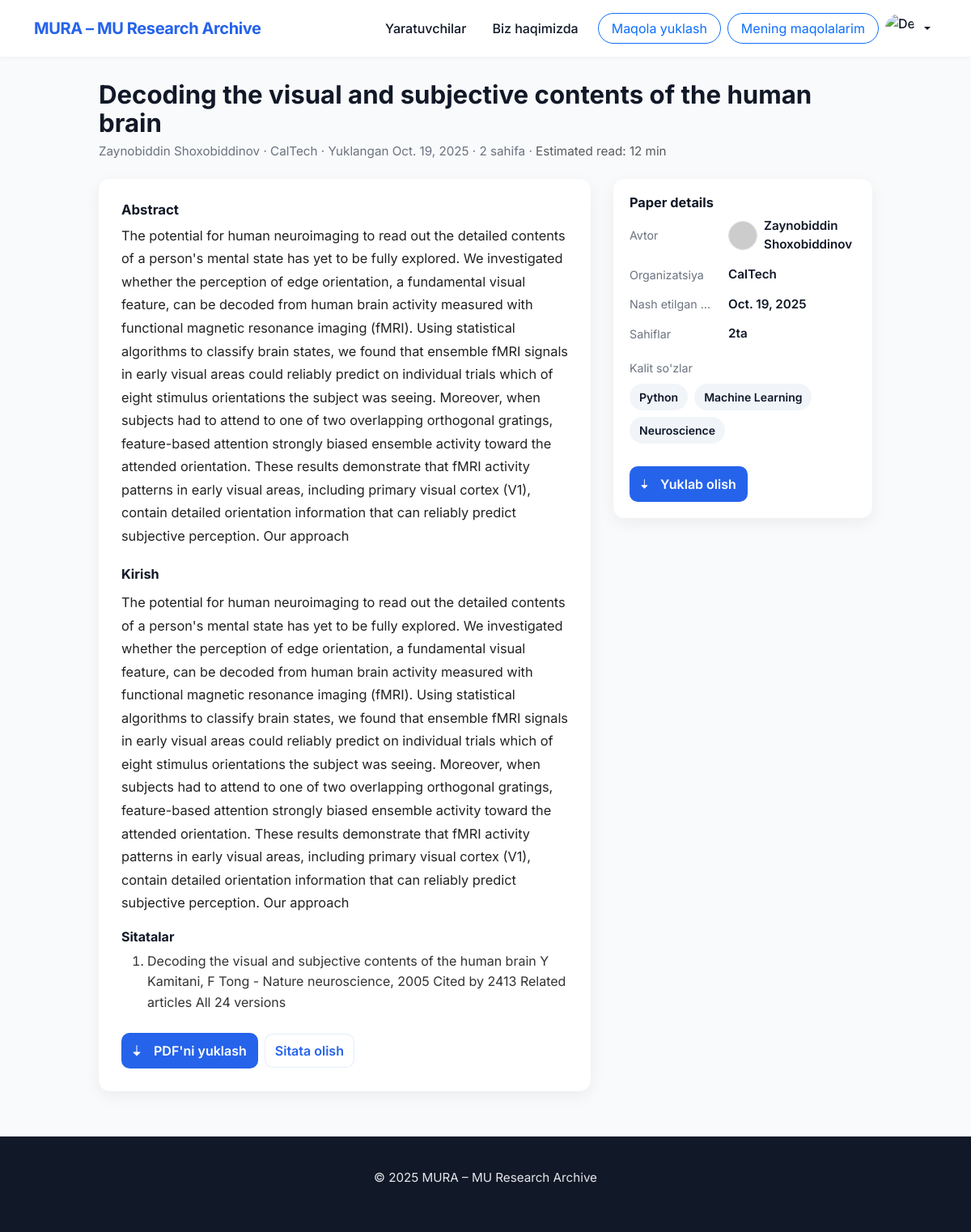
Page /detail-paper/3 (signed in) on the committed database.
### main/models.py (models this page shows, shortened)
class Paper(models.Model):
    owner = models.ForeignKey(CustomUser, on_delete=models.CASCADE)
    category = models.ForeignKey(Category, on_delete=models.SET_NULL, null = True)
    title = models.TextField()
    abstract = models.TextField()
    intro = models.TextField()
    citations = models.TextField()
    file = models.FileField(upload_to='pdfs/')
    status = models.IntegerField(choices=[(1, 'draft'),(2, 'on_process'), (3, 'declined'), (4, 'accepted')])
    published_at = models.DateField(auto_now=True)
    keywords = models.TextField()
    pages = models.IntegerField()
    organization = models.CharField(max_length=250)

class CustomUser(AbstractUser):
    avatar = models.ImageField(upload_to='media/avatars/', null=True, blank=True)

### main/views.py (the view)
# urls.py: path('detail-paper/<int:id>', views.detail_paper, name='detail_paper'),
def detail_paper(request, id):
    paper = models.Paper.objects.get(id = id)
    print(paper.file.url)
    keywords = paper.keywords.split(',')
    return render(request, 'detail.html', {'paper':paper, 'tags':keywords})

### templates/detail.html (shortened to what this page needs)
{% extends "base.html" %}
{%load static%}
{%block style%}
  <link href="https://cdn.jsdelivr.net/npm/bootstrap@5.3.3/dist/css/bootstrap.min.css" rel="stylesheet" />
{%endblock%}
{%block content%}
  <main class="container">
    <header class="paper-header">
      <h1 class="paper-title">{{paper.title}}</h1>
      <p class="paper-meta">{{paper.owner.first_name}} {{paper.owner.last_name}} · {{paper.organization}} · Yuklangan {{paper.published_at}} · {{paper.pages}} sahifa · <span class="text-muted">Estimated read: 12 min</span></p>
    </header>
    <section class="paper-body">
      <article class="content-card" role="article" aria-labelledby="paper-title">
        <div class="mb-3">
          <h3 class="mb-2" style="font-size:1.05rem; font-weight:700;">Abstract</h3>
          <p class="paper-content" style="margin-top:6px;">
            {{paper.abstract}}
          </p>
        </div>
        <div class="mt-4">
          <h3 style="font-size:1.02rem; font-weight:700; margin-bottom:10px;">Kirish</h3>
          <p class="paper-content">
           {{paper.intro}}
          </p>
          <h4 style="font-size:1rem; font-weight:700; margin-top:18px;">Sitatalar</h4>
          <ol style="line-height:1.6; margin-top:8px; color:#333">
            <li>{{paper.citations}}</li>
          </ol>
        </div>
        <div class="d-flex flex-wrap gap-2 align-items-center mt-4">
          <a class="download-btn" href="{{paper.file.url}}" download="{{ paper.title }}.pdf" aria-label="Download paper PDF">
            <svg xmlns="http://www.w3.org/2000/svg" width="16" height="16" fill="currentColor" style="flex-shrink:0" viewBox="0 0 16 16" aria-hidden="true">
              <path d="M.5 9.9a.5.5 0 0 1 .5-.5h3.5V1.5a.5.5 0 0 1 1 0v7.9h3.5a.5.5 0 0 1 .35.85l-4 4a.5.5 0 0 1-.7 0l-4-4A.5.5 0 0 1 .5 9.9z"/>
            </svg>
            PDF'ni yuklash
          </a>
          <button class="small-btn" data-bs-toggle="modal" data-bs-target="#citeModal">Sitata olish</button>
      </article>
      <aside class="meta-card" aria-labelledby="meta-heading">
  <h3 id="meta-heading" style="font-size:1.02rem; font-weight:700; margin-bottom:8px;">Paper details</h3>
  <div class="meta-grid" role="list">
    <div class="meta-label">Avtor</div>
    <div class="meta-value" style="display:flex; align-items:center; gap:8px;">
      {%if paper.owner.avatar%}
      <img src="{{ paper.owner.avatar.url }}"
           alt="{{ paper.owner.first_name }} {{ paper.owner.last_name }}"
           style="width:36px; height:36px; border-radius:50%; object-fit:cover; border:1px solid #ddd;">
      {%else%}
        <img id="avatarPreview" src='https://placehold.co/800x600?text={{ paper.owner.first_name|default:"?"|slice:":1"|upper }}{{ paper.owner.last_name|default:"?"|slice:":1"|upper }}'
               alt="{{ paper.owner.first_name }} {{ paper.owner.last_name }}"
           style="width:36px; height:36px; border-radius:50%; object-fit:cover; border:1px solid #ddd;">
      {%endif%}
      <span>{{ paper.owner.first_name }} {{ paper.owner.last_name }}</span>
    </div>
    <div class="meta-label">Organizatsiya</div>
    <div class="meta-value">{{ paper.organization }}</div>
    <div class="meta-label">Nash etilgan sana</div>
    <div class="meta-value">{{ paper.published_at }}</div>
    <div class="meta-label">Sahiflar</div>
    <div class="meta-value">{{ paper.pages }}ta</div>
    <div class="meta-tags">
      <div class="meta-label" style="min-width:0; color:var(--muted); font-size:0.89rem; padding-right:0;">Kalit so'zlar</div>
      <div style="display:flex; gap:8px; flex-wrap:wrap;">
        {% for tag in tags %}
          <span class="tag">{{ tag }}</span>
        {% endfor %}
      </div>
    </div>
    <div class="meta-actions">
      <a class="download-btn" href="{{ paper.file.url }}" download="{{ paper.title }}.pdf" aria-label="Download paper PDF (sidebar)">
        <svg xmlns="http://www.w3.org/2000/svg" width="14" height="14" fill="currentColor" viewBox="0 0 16 16" aria-hidden="true">
          <path d="M.5 9.9a.5.5 0 0 1 .5-.5h3.5V1.5a.5.5 0 0 1 1 0v7.9h3.5a.5.5 0 0 1 .35.85l-4 4a.5.5 0 0 1-.7 0l-4-4A.5.5 0 0 1 .5 9.9z"/>
        </svg>
        Yuklab olish
      </a>
    </div>
  </div>
</aside>
    </section>
  </main>
{%endblock%}

### templates/base.html (style rules this page uses)
body { font-family: 'Inter', sans-serif; background-color: #f9fafb; color: #1f2937; overflow-x: hidden; }
body { padding-top: 72px; }

### templates/detail.html (style rules this page uses)
:root { --bg:#f9fafb; --text:#111827; --muted:#6b7280; --accent:#2563eb; --card-shadow: 0 6px 20px rgba(17,24,39,0.06); --radius:14px; --max-width:980px; --label-width:110px; }
html,body { height:100%; background:var(--bg); color:var(--text); font-family:'Inter',system-ui,-apple-system,"Segoe UI",Roboto,"Helvetica Neue",Arial; -webkit-font-smoothing:antialiased; -moz-osx-font-smoothing:grayscale; }
body { padding-top: 72px; }
main.container { max-width: var(--max-width); margin-top: 28px; margin-bottom: 56px; }
.paper-header { text-align: left; margin-bottom: 22px; }
.paper-title { font-size: clamp(1.5rem, 2.6vw, 2.1rem); font-weight:700; line-height:1.12; margin-bottom:6px; }
.paper-meta { color:var(--muted); font-size:0.95rem; }
.paper-body { display:block; }
@media (min-width:992px) { .paper-body { display:grid; grid-template-columns: 1fr 320px; gap:28px; align-items:start; } }
.content-card { background:#fff; border-radius:var(--radius); box-shadow:var(--card-shadow); padding:28px; }
.paper-content { color:#222; line-height:1.75; font-size:1.02rem; }
.meta-card { position:relative; background:#fff; border-radius:var(--radius); box-shadow:var(--card-shadow); padding:20px; height:fit-content; }
.meta-grid { display: grid; grid-template-columns: var(--label-width) 1fr; gap:10px 12px; align-items: start; row-gap: 14px; width: 100%; }
.meta-label { color:var(--muted); font-size:0.89rem; text-align: left; align-self: center; padding-right:6px; white-space:nowrap; overflow:hidden; text-overflow:ellipsis; }
.meta-value { font-weight:600; color:#111827; font-size:0.95rem; word-break:break-word; text-align: left; }
.meta-tags { margin-top: 6px; grid-column: 1 / -1; display:flex; gap:8px; flex-wrap:wrap; align-items:center; }
.tag { display:inline-block; background:#f1f5f9; color:#0f172a; padding:6px 12px; font-size:0.875rem; border-radius:999px; font-weight:600; }
.meta-actions { grid-column: 1 / -1; margin-top:14px; display:flex; gap:10px; flex-wrap:wrap; align-items:center; }
.download-btn { display:inline-flex; align-items:center; gap:10px; background:var(--accent); color:#fff; border:none; padding:10px 14px; border-radius:10px; font-weight:600; text-decoration:none; }
.small-btn { display:inline-flex; align-items:center; gap:8px; padding:8px 12px; border-radius:10px; border:1px solid rgba(37,99,235,0.12); background:#fff; color:var(--accent); font-weight:600; text-decoration:none; }
@media (min-width:992px) { .meta-card { position: sticky; top: 92px; } }

### rows in the picture
Paper: title "Decoding the visual and subjective contents of the human brain", owner.first_name "Zaynobiddin", owner.last_name "Shoxobiddinov", organization "CalTech", published_at "Oct. 19, 2025", pages "2", abstract "The potential for human neuroimaging to read out the detailed contents of a person's mental state has yet to be fully explored. We investigated whether the perception of edge orientation, a fundamental visual feature, can be decoded from human brain activity measured with functional magnetic resonance imaging (fMRI). Using statistical algorithms to classify brain states, we found that ensemble fMRI signals in early visual areas could reliably predict on individual trials which of eight stimulus orientations the subject was seeing. Moreover, when subjects had to attend to one of two overlapping orthogonal gratings, feature-based attention strongly biased ensemble activity toward the attended…", intro "The potential for human neuroimaging to read out the detailed contents of a person's mental state has yet to be fully explored. We investigated whether the perception of edge orientation, a fundamental visual feature, can be decoded from human brain activity measured with functional magnetic resonance imaging (fMRI). Using statistical algorithms to classify brain states, we found that ensemble fMRI signals in early visual areas could reliably predict on individual trials which of eight stimulus orientations the subject was seeing. Moreover, when subjects had to attend to one of two overlapping orthogonal gratings, feature-based attention strongly biased ensemble activity toward the attended…", citations "Decoding the visual and subjective contents of the human brain Y Kamitani, F Tong - Nature neuroscience, 2005 Cited by 2413 Related articles All 24 versions"

### other values in the picture
{{ tag }} "Python" "Machine Learning" "Neuroscience"
